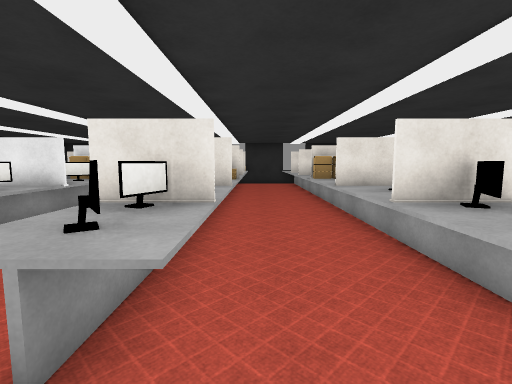
View 1 (above)

24 first-person views from a walk through a Unity game level. The camera is 1.4 m above the floor, tilts 6° down and sees 85° across. The floor is counted in squares, 1 m on a side. Each view is taken from the middle of a square. On the plan, view 1 faces up. The plan holds only what a view shows up to about 14 squares ahead; the rest is blank. The place goes on beyond the plan. The player character is not drawn. Surface patterns are stand-ins for the level's own textures.

View 2
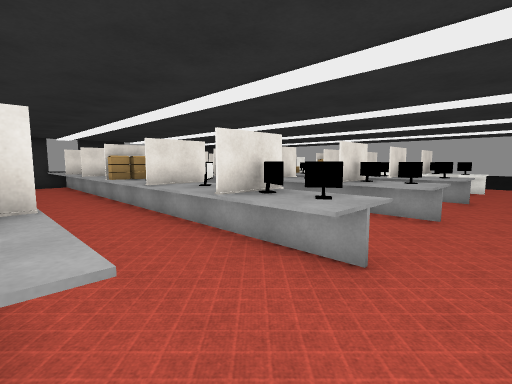

View 3
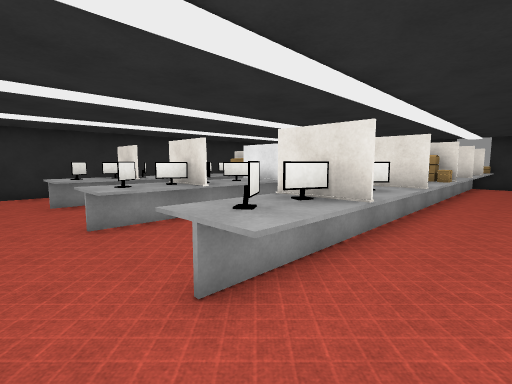

View 4
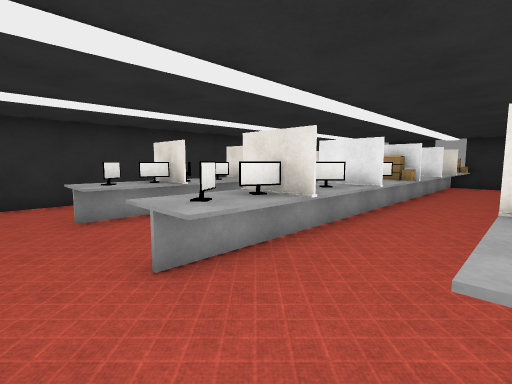

View 5
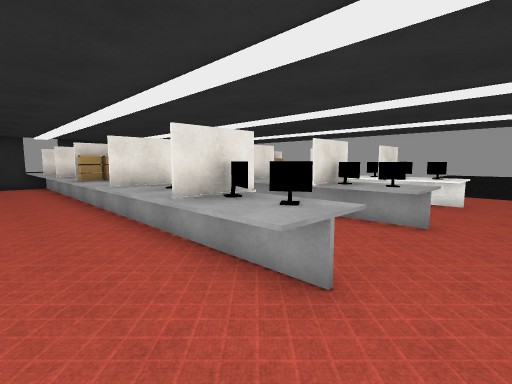

View 6
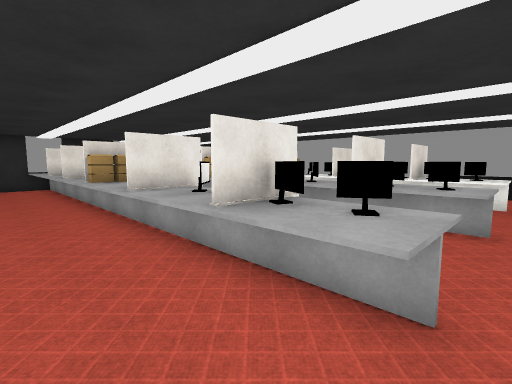

View 7
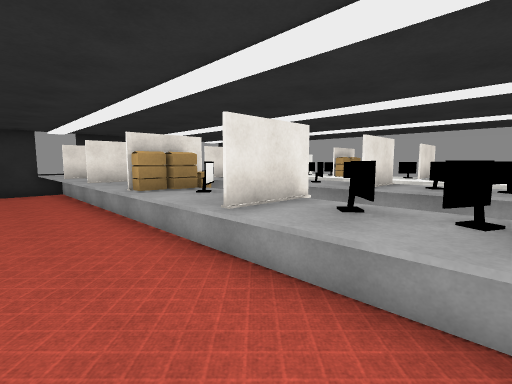

View 8
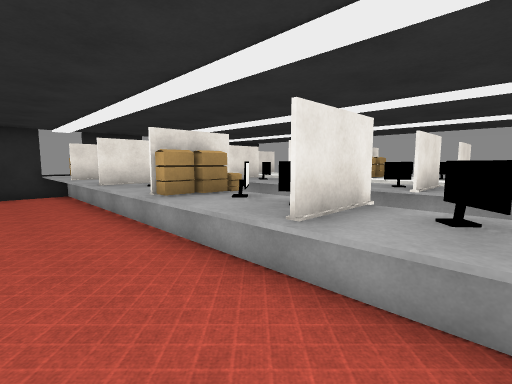

View 9
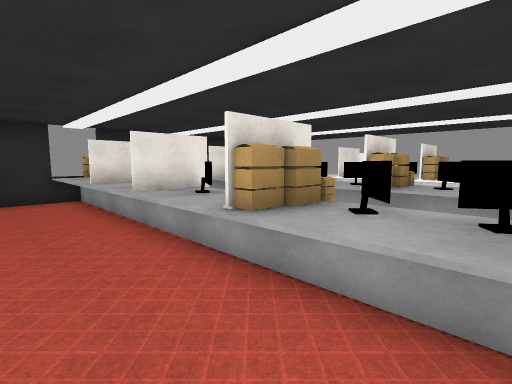

View 10
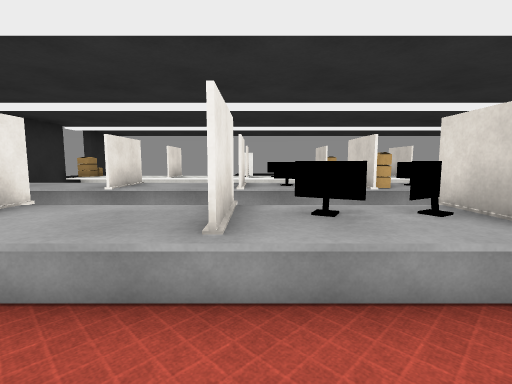

View 11
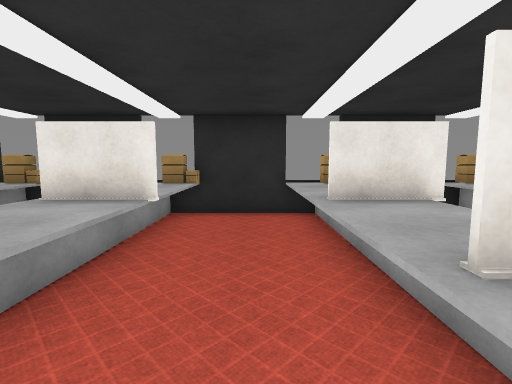

View 12
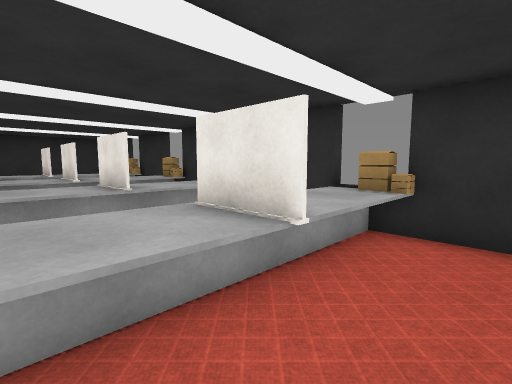

View 13
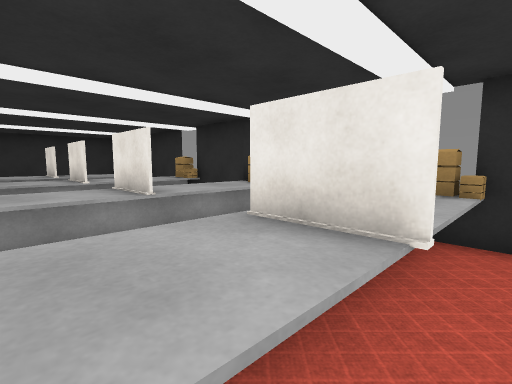

View 14
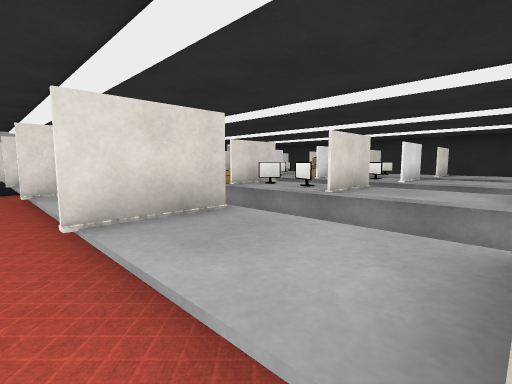

View 15
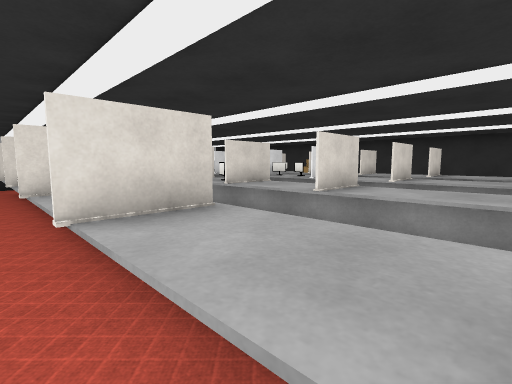

View 16
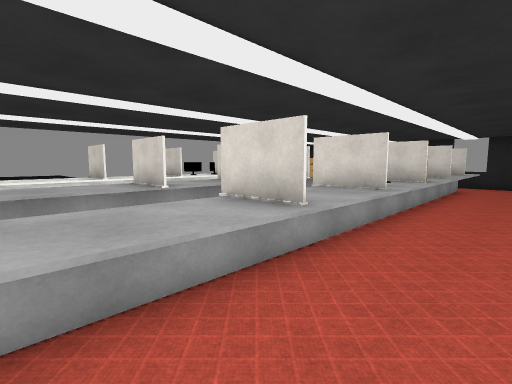

View 17
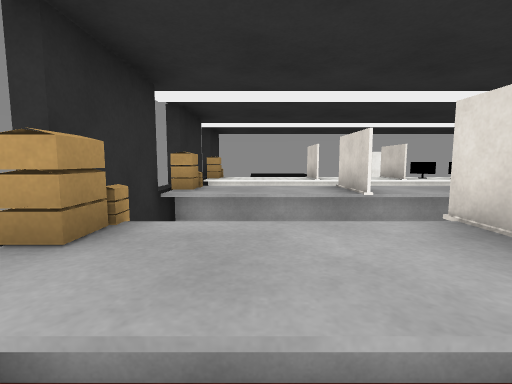

View 18
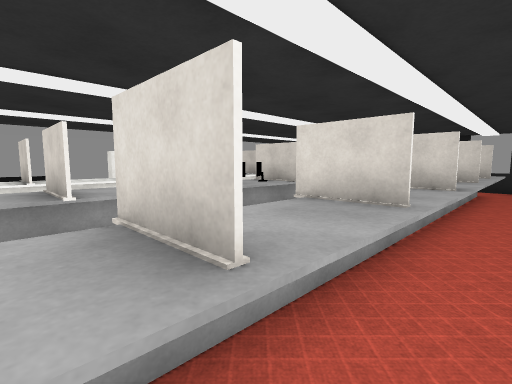

View 19
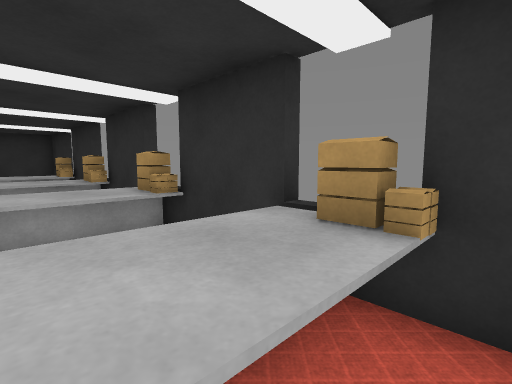

View 20
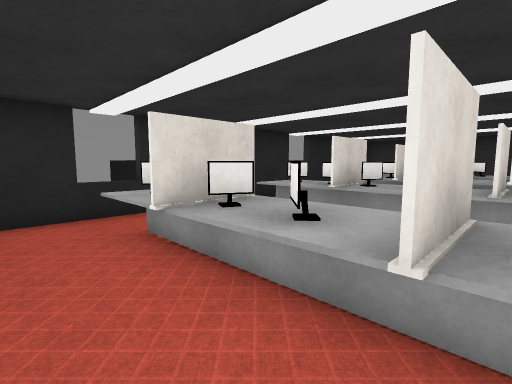

View 21
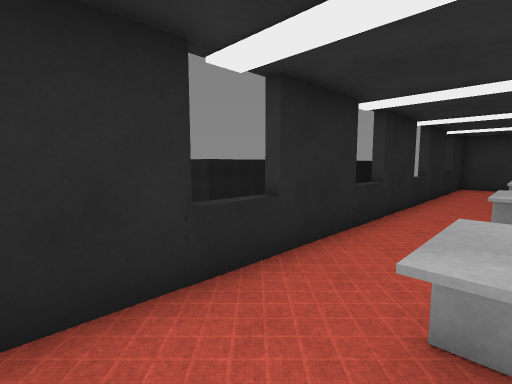

View 22
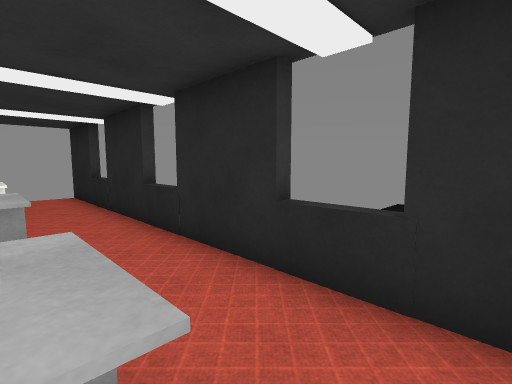

View 23
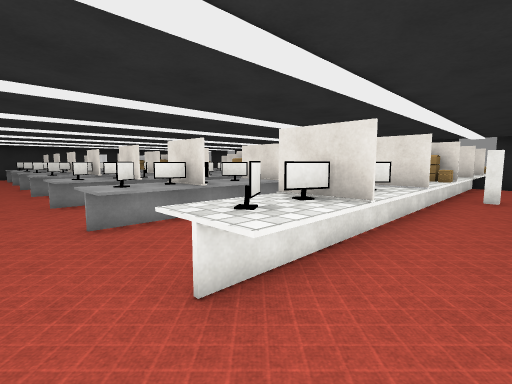

View 24
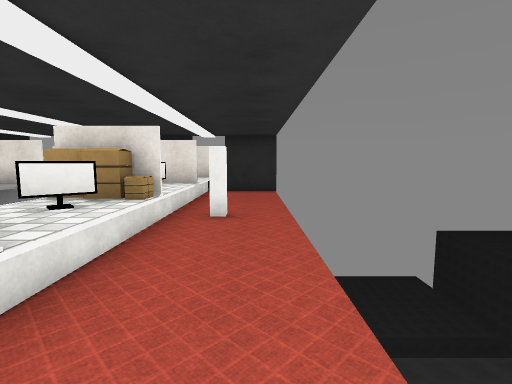

### Floor plan
Key: @ floor where view 1 was taken; # wall or solid block; . floor; = window, fence, low wall or low ledge; ^ raised ledge; v drop or lower ground.
Columns run from 13 left of view 1 to 18 right of it. Each row starts with its distance up from view 1.
 19 v##################^###########v
 18 #  ^^  ^^  ^^..^^..^^. ^^  ^^..v
 17 #  ^^  ^^..^^..^^..^^. ^^  ^^..v
 16 #  ^^  ^^..^^..^^..^^. ^^  ^^..v
 15 #  ^^  ^^..^^..^^..^^. ^^  ^^..v
 14 #  ^^  ^^..^^..^^..^^  ^^  ^^..v
 13 #  ^^  ^^..^^..^^..^^= ^^  ^^..v
 12 #  ^^  ^^..^^..^^..^^  ^^  ^^#.v
 11     ^   ^..^^..^^..^^  ^^  ^^..v
 10    ^^  ^^..^^..^#..^#  ^^  ^^..v
  9 #   #  #^..##..##..^#. ^#  ##..v
  8 #   ^   ^.. ^..^^..^^. ^^  ^^..v
  7 #  ^^  ^^..^^..^^..^#. ^^  ^#..v
  6 #  ^^  ^^..^^..^^..^^. ^^  ^^..
  5 #  ^^  ^^..^^..^^..^^. ^^   ^..
  4 #  ^=  ^^..^=..^=..^#. ^=  ^=..
  3 #  ^^. ^^..^^..^^..^^..^^..^^..
  2 #..^^..^^..^^..^^..^^..^^..^^..v
  1 #..............................v
  0 #............@.................v
 -1  ##=###==###=###=###=###=###=##v

Positions as (right, up) in squares from view 1, and headings:
1: (0, 0), facing up
2: (-1, 0), facing up-right
3: (1, 0), facing up-left
4: (-2, 0), facing up-left
5: (4, 0), facing up-right
6: (4, 1), facing up-right
7: (4, 4), facing up-right
8: (4, 5), facing up-right
9: (4, 7), facing up-right
10: (4, 12), facing right
11: (5, 11), facing up
12: (5, 13), facing up-left
13: (4, 13), facing up-left
14: (4, 15), facing down-left
15: (4, 18), facing down-left
16: (4, 18), facing down-right
17: (5, 17), facing right
18: (5, 16), facing down-right
19: (4, 16), facing up-left
20: (5, 7), facing down-left
21: (5, 2), facing down-left
22: (5, 2), facing down-right
23: (17, 0), facing up-left
24: (17, 5), facing up
